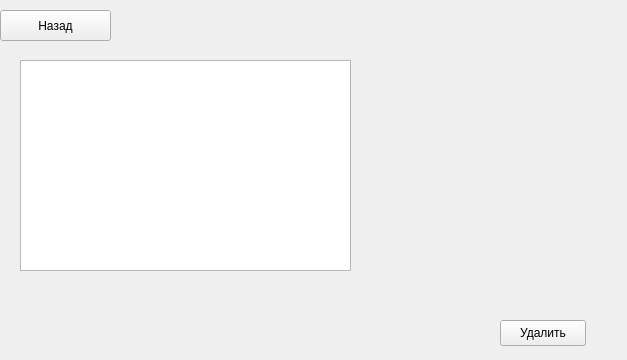
<?xml version="1.0" encoding="UTF-8"?>
<ui version="4.0">
 <class>del_auto</class>
 <widget class="QWidget" name="del_auto">
  <property name="geometry">
   <rect>
    <x>0</x>
    <y>0</y>
    <width>627</width>
    <height>360</height>
   </rect>
  </property>
  <property name="windowTitle">
   <string>Form</string>
  </property>
  <widget class="QPushButton" name="pushButton_back">
   <property name="geometry">
    <rect>
     <x>0</x>
     <y>10</y>
     <width>111</width>
     <height>31</height>
    </rect>
   </property>
   <property name="text">
    <string>Назад</string>
   </property>
  </widget>
  <widget class="QListWidget" name="listWidget">
   <property name="geometry">
    <rect>
     <x>20</x>
     <y>60</y>
     <width>331</width>
     <height>211</height>
    </rect>
   </property>
  </widget>
  <widget class="QPushButton" name="pushButton_del">
   <property name="geometry">
    <rect>
     <x>500</x>
     <y>320</y>
     <width>86</width>
     <height>26</height>
    </rect>
   </property>
   <property name="text">
    <string>Удалить</string>
   </property>
  </widget>
 </widget>
 <resources/>
 <connections/>
</ui>
